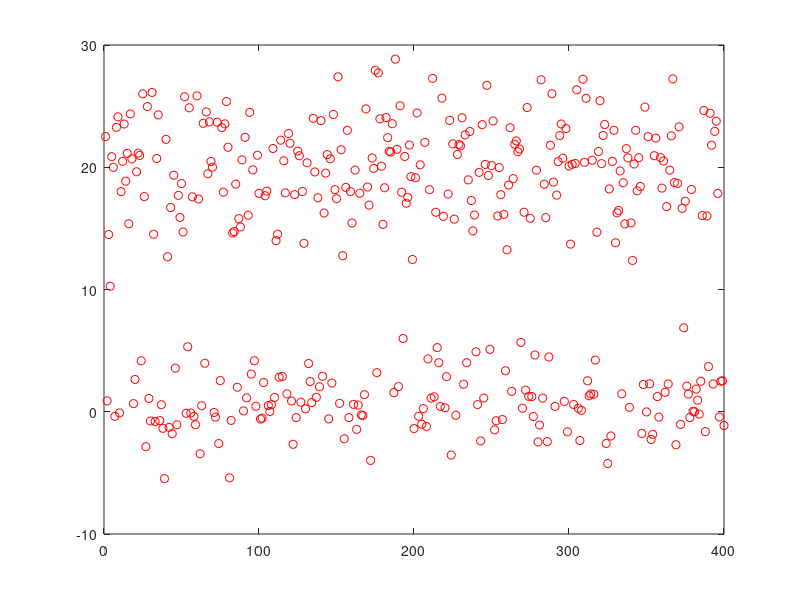

This chart was generated by the following MATLAB code: (Note: this script raises an error after producing the figure.)
clc;
clear;
%generate data fromnormal distribution.
mu1= 1;
sigma1= 2;
R1 = normrnd(mu1,sigma1,160,1);
mu2 = 20;
sigma2 = 3.5;
R2 = normrnd(mu2,sigma2,240,1);
%merge
R = [R1;R2];
%shuffel
r = randperm(size(R,1));
R=R(r,:);
figure,plot(R,'ro');
%用两个高斯函数生成数据，这两个高斯密度函数分别为N(0,2)和N(20,3.5)，分别生成160和240个数据，也就是说其在混合模型中的权重分别为0.4 和 0.6.
[mu,sigma,phi] = mixGuassAnalysis(R,2,15);
function   [mu,sigma,phi]  =mixGuassAnalysis(sampleMatrix,k,maxIteration,epsilon)
%UNTITLED Analysis the kguass distribution by the input matrix m
%sampleMatrix   the matrix of sample, in which each rowrepresents a sample.
%k  the number of guass distriubtion
%maxIteration   the max times of iteration,default 100.
%epsilon    the epsilon of loglikelihood,default 0.00001.
%check parameters
if nargin < 4
    epsilon = 0.00001;
    if nargin < 3
        maxIteration = 100;
    end
end
if k==1
    mu = mean(sampleMatrix);
    sigma = var(sampleMatrix);
    phi = 1;
    return;
end
[sampleNum,dimensionality] =size(sampleMatrix);
%init k guassdistribution
mu = zeros(k,dimensionality);
for i=1:1:dimensionality
    colVector = sampleMatrix(:,i);
    maxV = max(colVector);
    minV= min(colVector);
    mu(1,i) = minV;
    mu(k,i) = maxV;
    for j=2:1:k-1
        mu(j:i) =  minv+(j-1)*(maxV-minV)/(k-1);
    end
end
sigma =zeros(k,dimensionality,dimensionality);
for i=1:1:k
    d = rand();
    sigma(i,:) = 10*d*eye(dimensionality);
end
phi = zeros(1,k);
for i=1:1:k
    phi(1,i) = 1.0/k;
end
%the weight of sample iis generated by guass distribution j
weight = zeros(sampleNum,k);
oldlikelihood = -inf;
for iter=1:maxIteration
    loglikelihood = 0;
    %E-step
    for i=1:1:sampleNum
        for j = 1:1:k
           weight(i,j)=mvnpdf(sampleMatrix(i,:),mu(j,:),reshape(sigma(j,:),dimensionality,dimensionality))*phi(j);
        end
       
        sum = 0;
        for j = 1:1:k
            sum = sum+weight(i,j);
        end
       
        loglikelihood = loglikelihood +log(sum);
    
        for j = 1:1:k
            weight(i,j)=weight(i,j)/sum;
        end
    end
    
    if abs(loglikelihood-oldlikelihood)<epsilon
        break;
    else
        oldlikelihood = loglikelihood;
    end
    %M-step
   
    %updatephi
    for i=1:1:k
        sum = 0;
        for j=1:1:sampleNum
            sum = sum+weight(j,i);
        end
        phi(i) = sum/sampleNum;
    end
   
    %updatemu
    for i=1:1:k
        sum = zeros(1,dimensionality);
        for j=1:1:sampleNum
            sum =  sum+weight(j,i)*sampleMatrix(j,:);
        end
       
        mu(i,:) =  sum/(phi(i)*sampleNum);
    end
    mu1(iter) = mu(1);
    mu2(iter) = mu(2);
    %updatesigma
    for i=1:1:k
        sum =zeros(dimensionality,dimensionality);
        for j=1:1:sampleNum
            sum = sum+ weight(j,i)*(sampleMatrix(j,:)-mu(i,:))'*(sampleMatrix(j,:)-mu(i,:));
        end
        sigma(i,:) = sum/(phi(i)*sampleNum);
    end
   
end
sigma = sqrt(sigma);
end